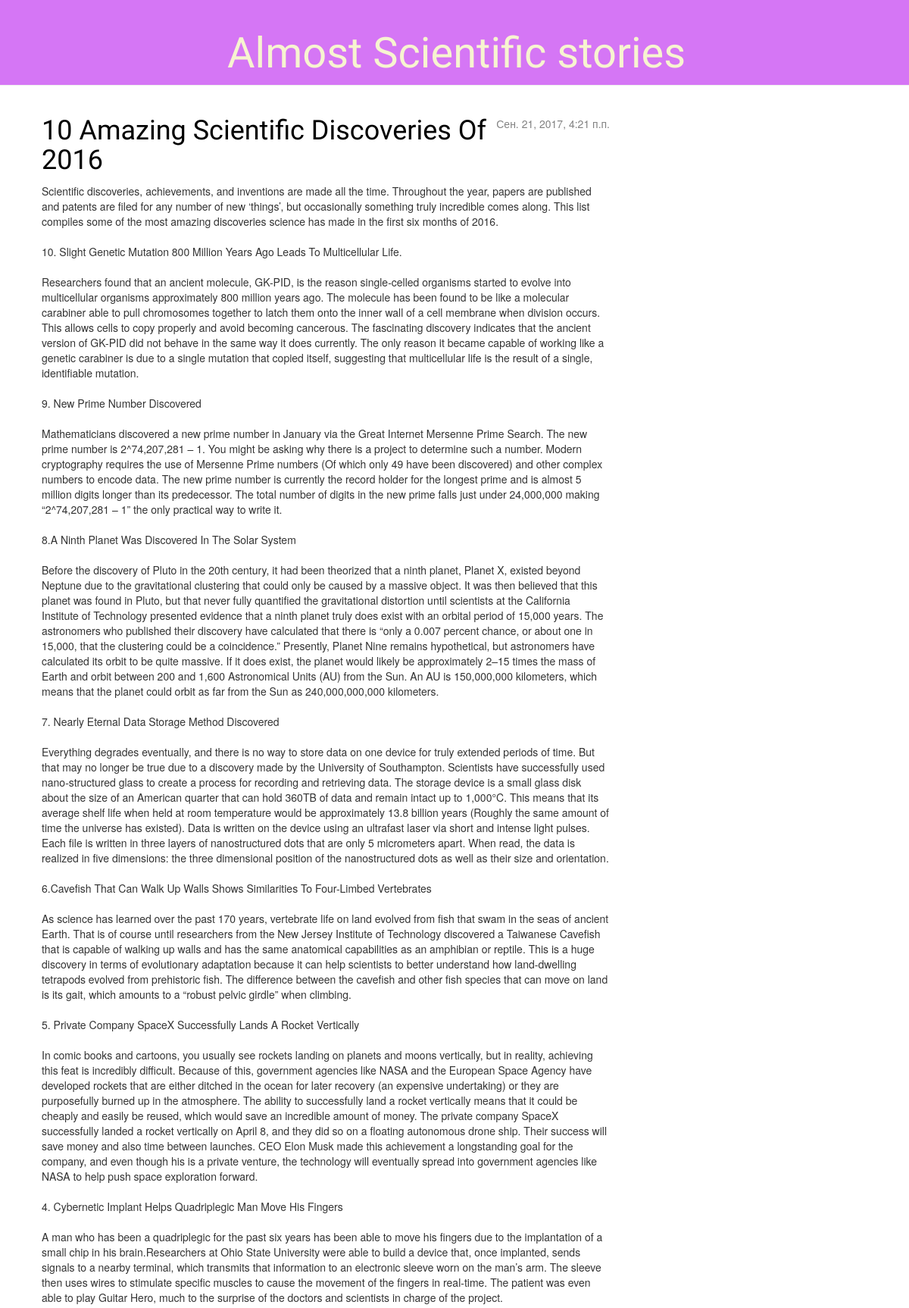
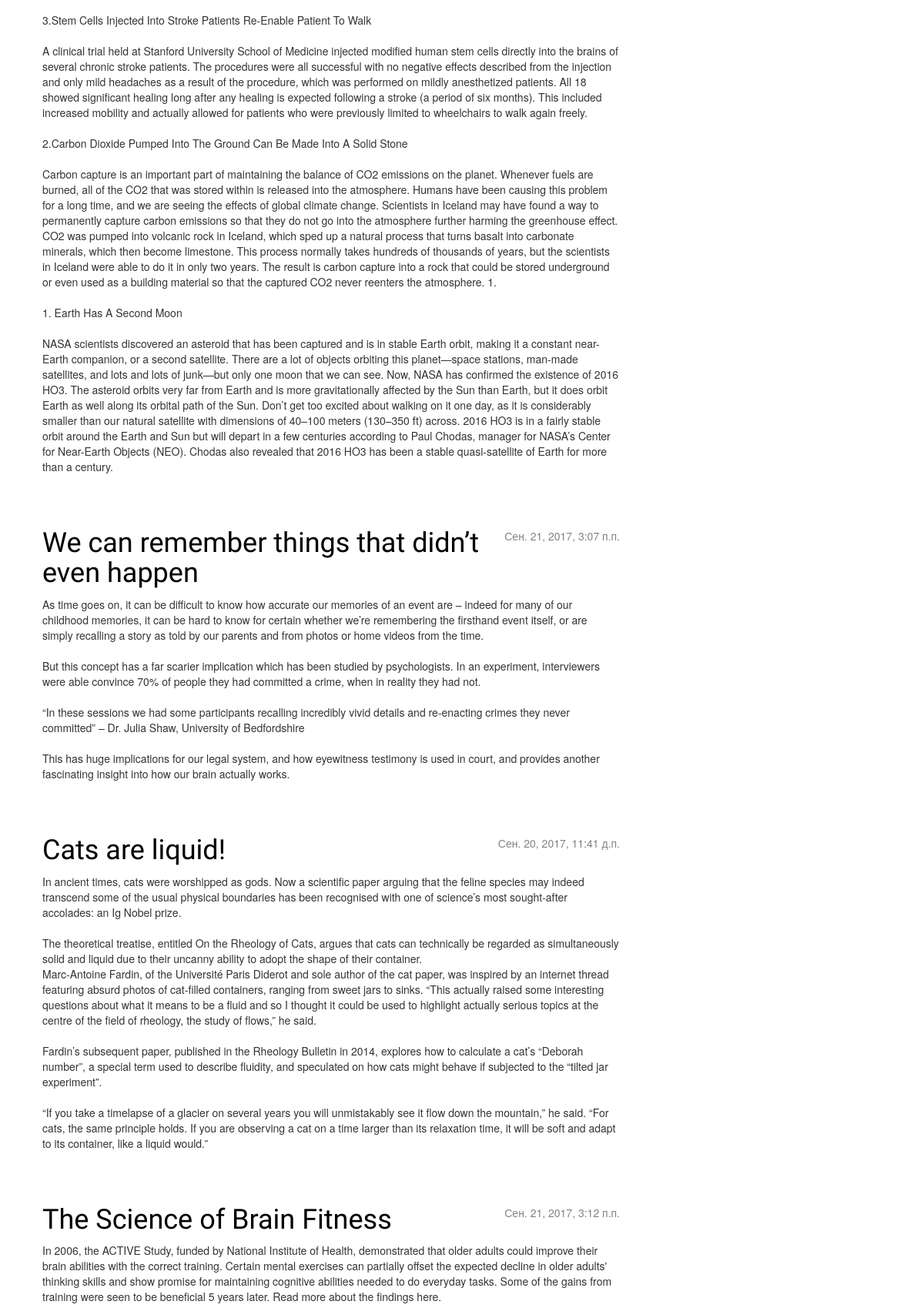
The page / (upper part) on the database its author committed (2 pictures, top to bottom).
### blog/models.py (models this page shows, shortened)
class Post(models.Model):#Наследуемся из класса Моделс
    author = models.ForeignKey('auth.User') # ForeignKey - это id. Взять данные из другой таблицы+ ее имя. Чтобы все время не логинился
    title = models.CharField(max_length=200, blank=False, null=False)# Это текстовое поле в 1 линию
    text = models.TextField()
    created_date = models.DateTimeField(default=timezone.now)
    published_date = models.DateTimeField(blank=True, null=True)

### blog/views.py (the view)
# urls.py: url(r'^$', views.post_list, name='post_list'),
def post_list(request):
    posts = Post.objects.all()  #filter(published_date__lte=timezone.now()).order_by('published_date')
    return render(request, 'blog/post_list.html', {'posts': posts})

### blog/templates/blog/post_list.html
    {% extends 'blog/base.html' %}
    {% block content %}
        {% for post in posts %}
            <div class="post">
                <div class="date">
                    {{ post.published_date }}
                </div>
                <h1><a href="{% url 'post_detail' pk=post.pk %}">{{ post.title }}</a></h1>
                <p>{{ post.text|linebreaksbr }}</p>
            </div>
        {% endfor %}
    {% endblock content %}

### blog/static/css/blog.css (style rules this page uses)
body { padding-left: 0px; }
h1 a { color: #D576F5; font-family: 'Wendy One'; }
h1, h2, h3, h4 { font-family: 'Lobster', cursive; }
.date { float: right; color: #828282; }
.post { margin-bottom: 70px; }
.post h1 a, .post h1 a:visited { color: #000000; }

### rows shown on the page
Post: published_date "Сен. 21, 2017, 4:21 п.п.", title "10 Amazing Scientific Discoveries Of 2016", text "Scientific discoveries, achievements, and inventions are made all the time. Throughout the year, papers are published and patents are filed for any number of new ‘things’, but occasionally something truly incredible comes along. This list compiles some of the most amazing discoveries science has made in the first six months of 2016. 10. Slight Genetic Mutation 800 Million Years Ago Leads To Multicellular Life. Researchers found that an ancient molecule, GK-PID, is the reason single-celled organisms started to evolve into multicellular organisms approximately 800 million years ago. The molecule has been found to be like a molecular carabiner able to pull chromosomes together to latch them…"
Post: published_date "Сен. 21, 2017, 3:07 п.п.", title "We can remember things that didn’t even happen", text "As time goes on, it can be difficult to know how accurate our memories of an event are – indeed for many of our childhood memories, it can be hard to know for certain whether we’re remembering the firsthand event itself, or are simply recalling a story as told by our parents and from photos or home videos from the time. But this concept has a far scarier implication which has been studied by psychologists. In an experiment, interviewers were able convince 70% of people they had committed a crime, when in reality they had not. “In these sessions we had some participants recalling incredibly vivid details and re-enacting crimes they never committed” – Dr. Julia Shaw, University of…"
Post: published_date "Сен. 20, 2017, 11:41 д.п.", title "Cats are liquid!", text "In ancient times, cats were worshipped as gods. Now a scientific paper arguing that the feline species may indeed transcend some of the usual physical boundaries has been recognised with one of science’s most sought-after accolades: an Ig Nobel prize. The theoretical treatise, entitled On the Rheology of Cats, argues that cats can technically be regarded as simultaneously solid and liquid due to their uncanny ability to adopt the shape of their container. Marc-Antoine Fardin, of the Université Paris Diderot and sole author of the cat paper, was inspired by an internet thread featuring absurd photos of cat-filled containers, ranging from sweet jars to sinks. “This actually raised some…"
Post: published_date "Сен. 21, 2017, 3:12 п.п.", title "The Science of Brain Fitness", text "In 2006, the ACTIVE Study, funded by National Institute of Health, demonstrated that older adults could improve their brain abilities with the correct training. Certain mental exercises can partially offset the expected decline in older adults' thinking skills and show promise for maintaining cognitive abilities needed to do everyday tasks. Some of the gains from training were seen to be beneficial 5 years later. Read more about the findings here."
